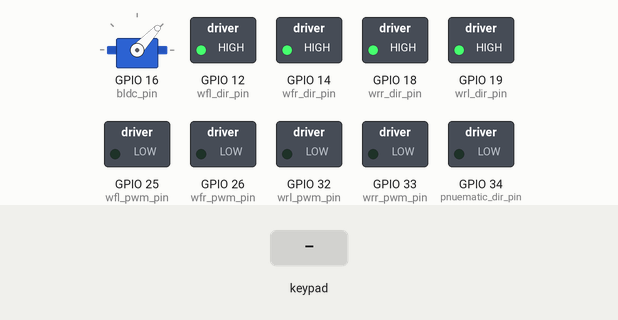
Simulated run of this sketch. Board: ESP32. Parts: servo, switched loads named in the sketch (green lamp = pin HIGH). The inputs (shaded band) are chosen by the test bench. Nothing arrives over Bluetooth unless stated; what the sketch prints to the serial monitor is not drawn.

Above: at 4.2 s.
4.3 s: key 'T' pressed
At 4.7 s:
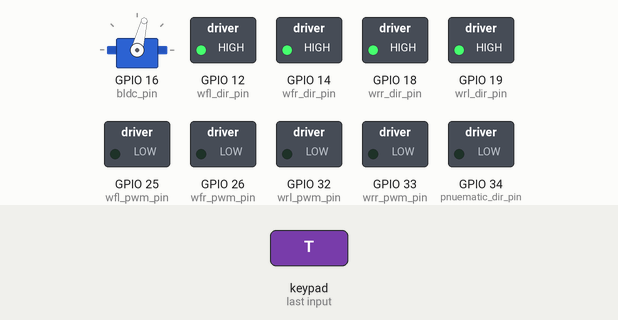
5.8 s: key 'O' pressed
At 7.4 s:
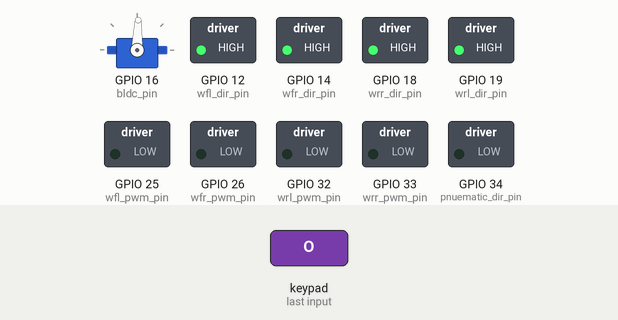
7.7 s: key 'U' pressed
At 8.4 s:
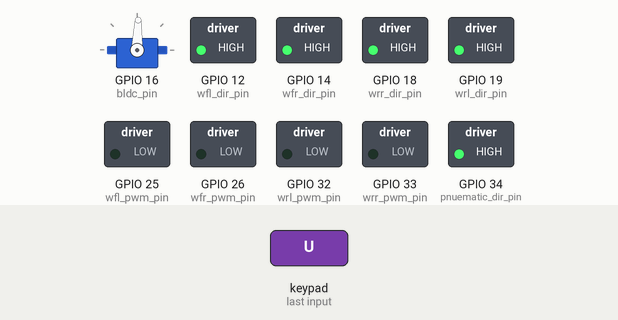
9.2 s: key 'X' pressed
At 9.5 s:
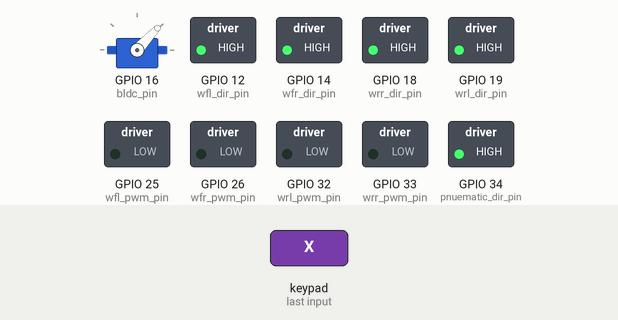
10.7 s: key 'T' pressed
At 11.8 s:
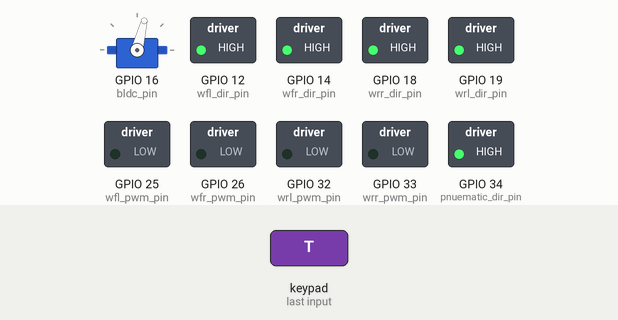
12.2 s: key 'D' pressed
At 12.9 s:
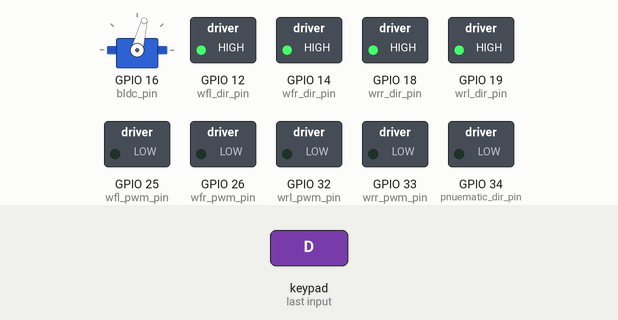
Timing chart, 0 to 14.7 s (numbered marks = the images above; inputs shaded):
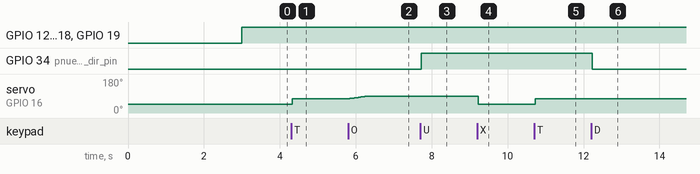

The sketch:

jumping_manual_without_replay.ino
```cpp
# include<Arduino.h>
# include<ps5Controller.h>
# include<ESP32Servo.h>

const float L_half = 275.0;
const float W_half = 262.5;
const float rad = 75.0;
const float maxLinearSpeed = 100.0;
const float maxOmega = 0.5;
const float buffer = 0.0;
const float deadZone = 10.0;

const int wfr_dir_pin = 14;
const int wfl_dir_pin = 12;
const int wrr_dir_pin = 18;
const int wrl_dir_pin = 19;
const int wfr_pwm_pin = 26;
const int wfl_pwm_pin = 25;
const int wrr_pwm_pin = 33;
const int wrl_pwm_pin = 32;
const int bldc_pin = 16;
// const int pnuematic_pwm_pin = 2;
const int pnuematic_dir_pin = 34;

unsigned long last_time = 0;
unsigned long bldc_delay = 10;

bool gotdata = false;
bool bldc_started = false;

float lx, ly, rx;
uint8_t wfr_pwm, wfl_pwm, wrr_pwm, wrl_pwm;
float wfr_speed, wfl_speed, wrr_speed, wrl_speed;
int up, down, square, circle, tri, cross;

Servo bldc;

void setup() {
  // put your setup code here, to run once:
  Serial.begin(115200);
  // ps5.begin("e8:47:3a:5a:a3:66");
  ps5.begin("7c:66:ef:78:76:f0");

  pinMode(wfr_dir_pin, OUTPUT);
  pinMode(wfl_dir_pin, OUTPUT);
  pinMode(wrr_dir_pin, OUTPUT);
  pinMode(wrl_dir_pin, OUTPUT);
  pinMode(wfr_pwm_pin, OUTPUT);
  pinMode(wfl_pwm_pin, OUTPUT);
  pinMode(wrr_pwm_pin, OUTPUT);
  pinMode(wrl_pwm_pin, OUTPUT);
  pinMode(bldc_pin, OUTPUT);
  // pinMode(pnuematic_pwm_pin, OUTPUT);
  pinMode(pnuematic_dir_pin, OUTPUT);


  bldc.attach(bldc_pin, 500, 2400);
  bldc.setPeriodHertz(50);
  bldc.writeMicroseconds(1000);
  delay(3000);
}

void loop() {
  // put your main code here, to run repeatedly:

  if (ps5.isConnected()) {
    lx = ps5.LStickX();
    ly = ps5.LStickY();
    rx = ps5.RStickX();
    up = ps5.Up();
    down = ps5.Down();
    tri = ps5.Triangle();
    cross = ps5.Cross();
    square = ps5.Square();
    circle = ps5.Circle();

    gotdata = true;
  }

  static int speed = 1000;
  unsigned long start_time = micros();

  if (gotdata) {
    compute_wheel_speed();
    apply_wheel_speed();

    if (tri && (start_time - last_time >= bldc_delay) && !bldc_started) {
      speed = 1300;
      bldc.writeMicroseconds(speed);
      last_time = start_time;
      bldc_started = true;
      Serial.println("BLDC started");
    }

    if (circle && (start_time - last_time >= bldc_delay) && bldc_started && speed <= 2000) {
      speed += 2;
      bldc.writeMicroseconds(speed);
      last_time = start_time;
      Serial.println("BLDC increased");
      Serial.println(speed);
    }

    if (square && (start_time - last_time >= bldc_delay) && bldc_started && speed >= 999) {
      speed -= 2;
      bldc.writeMicroseconds(speed);
      last_time = start_time;
      Serial.println("BLDC decreased");
      Serial.println(speed);
    }

    if (cross && (start_time - last_time >= bldc_delay) && bldc_started) {
      speed = 1000;
      bldc.writeMicroseconds(speed);
      last_time = start_time;
      bldc_started = false;
      Serial.println("BLDC stopped");
    }

    if (up) {
      // digitalWrite(pnuematic_pwm_pin, HIGH);
      digitalWrite(pnuematic_dir_pin, HIGH);
    }

    if (down) {
      // digitalWrite(pnuematic_pwm_pin, LOW);
      digitalWrite(pnuematic_dir_pin, LOW);
    }
  }
}

void compute_wheel_speed() {

  if(abs(ly) < deadZone) ly = 0;
    else ly = (ly > 0) ? (ly-buffer) : (ly+buffer);

  if(abs(lx) < deadZone) lx = 0;
    else lx = (lx > 0) ? (lx-buffer) : (lx+buffer);

  if(abs(rx) < deadZone) rx = 0;
    else rx = (rx > 0) ? (rx-buffer) : (rx+buffer);

  float Vx = (lx/ 127.0f) * maxLinearSpeed;
  float Vy = (ly/ 127.0f) * maxLinearSpeed;
  float w = (rx/ 127.0f) * maxOmega;

  Serial.print("Vx: "); Serial.print(Vx);
  Serial.print(" Vy: "); Serial.print(Vy);
  Serial.print(" w: "); Serial.println(w);

  wfr_speed = ((Vy - Vx + w * (L_half + W_half)) / rad);
  wfl_speed = ((Vy - Vx - w * (L_half + W_half)) / rad);
  wrr_speed = ((Vy + Vx - w * (L_half + W_half)) / rad);
  wrl_speed = ((Vy + Vx + w * (L_half + W_half)) / rad);
}

void apply_wheel_speed() {

  digitalWrite(wfr_dir_pin, wfr_speed >= 0);
  digitalWrite(wfl_dir_pin, wfl_speed >= 0);
  digitalWrite(wrr_dir_pin, wrr_speed >= 0);
  digitalWrite(wrl_dir_pin, wrl_speed >= 0);

  wfr_pwm = constrain(abs(wfr_speed) * 78.1f, 0.0, 100.0);
  wfl_pwm = constrain(abs(wfl_speed) * 78.1f, 0.0, 100.0);
  wrr_pwm = constrain(abs(wrr_speed) * 78.1f, 0.0, 100.0);
  wrl_pwm = constrain(abs(wrl_speed) * 78.1f, 0.0, 100.0);

  Serial.print("WFR: "); Serial.print(wfr_pwm);
  Serial.print(" WFL: "); Serial.print(wfl_pwm);
  Serial.print(" WRR: "); Serial.print(wrr_pwm);
  Serial.print(" WRL: "); Serial.println(wrl_pwm);

  analogWrite(wfr_pwm_pin, wfr_pwm);
  analogWrite(wfl_pwm_pin, wfl_pwm);
  analogWrite(wrr_pwm_pin, wrr_pwm);
  analogWrite(wrl_pwm_pin, wrl_pwm);
}   
```

Measured:
- after the input at 4.3 s, servo on GPIO 16 (bldc_pin): 47° → 76° at once
- after the input at 5.8 s, servo on GPIO 16 (bldc_pin): moves from 76° to 88° over 0.39 s, starting after 0.05 s
- after the input at 7.7 s, GPIO 34 (pnuematic_dir_pin): LOW → HIGH at once
- after the input at 9.2 s, servo on GPIO 16 (bldc_pin): 88° → 47° at once
- after the input at 10.7 s, servo on GPIO 16 (bldc_pin): 47° → 76° at once
- after the input at 12.2 s, GPIO 34 (pnuematic_dir_pin): HIGH → LOW at once
